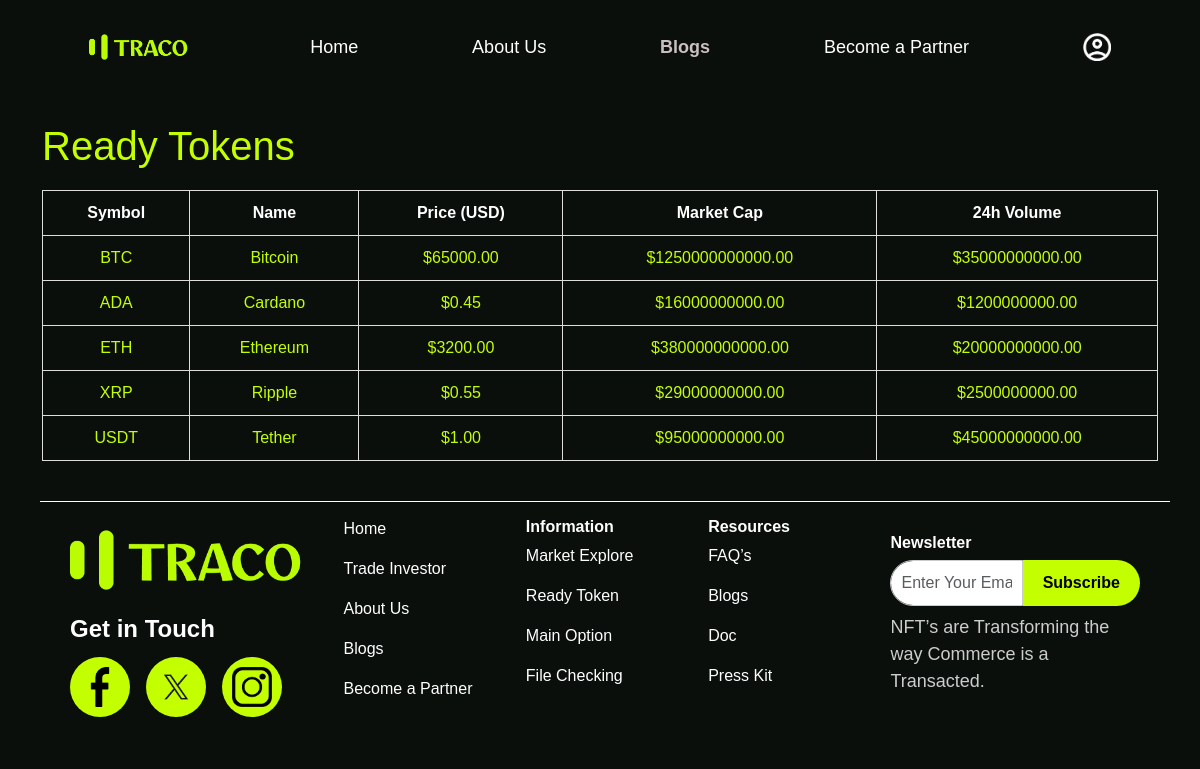
The app's page /ready-tokens/ with its own data.
### trading/models.py (models this page shows, shortened)
class ReadyToken(models.Model):
    name = models.CharField(max_length=100)
    symbol = models.CharField(max_length=10, unique=True)
    price = models.DecimalField(max_digits=12, decimal_places=2)
    market_cap = models.DecimalField(max_digits=15, decimal_places=2, blank=True, null=True)
    volume_24h = models.DecimalField(max_digits=15, decimal_places=2, blank=True, null=True)
    is_active = models.BooleanField(default=True)

### trading/views.py (the view)
# urls.py: path("ready-tokens/", views.ready_token_list, name="ready_tokens"),
def ready_token_list(request):
    tokens = ReadyToken.objects.filter(is_active=True).order_by("name")
    return render(request, "trading/layout/ready_tokens.html", {"tokens": tokens})

### templates/trading/layout/ready_tokens.html (shortened to what this page needs)
{% extends 'trading/layout/base.html' %} {% load static %} {% block content %}
<!DOCTYPE html>
<html lang="en">
<head>
</head>
<body>
    <h1>Ready Tokens</h1>
    <table>
        <thead>
            <tr>
                <th>Symbol</th>
                <th>Name</th>
                <th>Price (USD)</th>
                <th>Market Cap</th>
                <th>24h Volume</th>
            </tr>
        </thead>
        <tbody>
            {% for token in tokens %}
            <tr>
                <td>{{ token.symbol }}</td>
                <td>{{ token.name }}</td>
                <td>${{ token.price }}</td>
                <td>${{ token.market_cap|default:"-" }}</td>
                <td>${{ token.volume_24h|default:"-" }}</td>
            </tr>
            {% empty %}
            <tr>
                <td colspan="5">No tokens available</td>
            </tr>
            {% endfor %}
        </tbody>
    </table>
</body>
</html>
{% endblock %}

### templates/trading/layout/base.html (style rules this page uses)
body { background-color: #0b0f0c; color: #c4ff00; }

### templates/trading/layout/ready_tokens.html (style rules this page uses)
body { font-family: Arial, sans-serif; padding: 20px; }
h1 { margin-bottom: 20px; }
table { border-collapse: collapse; width: 100%; }
th, td { border: 1px solid #ddd; padding: 10px; text-align: center; }
th { background: #0b0f0c; color: white; }

### records on screen
ReadyToken: symbol "BTC", name "Bitcoin", price "65000.00", market_cap "1250000000000.00", volume_24h "35000000000.00"
ReadyToken: symbol "ADA", name "Cardano", price "0.45", market_cap "16000000000.00", volume_24h "1200000000.00"
ReadyToken: symbol "ETH", name "Ethereum", price "3200.00", market_cap "380000000000.00", volume_24h "20000000000.00"
ReadyToken: symbol "XRP", name "Ripple", price "0.55", market_cap "29000000000.00", volume_24h "2500000000.00"
ReadyToken: symbol "USDT", name "Tether", price "1.00", market_cap "95000000000.00", volume_24h "45000000000.00"
